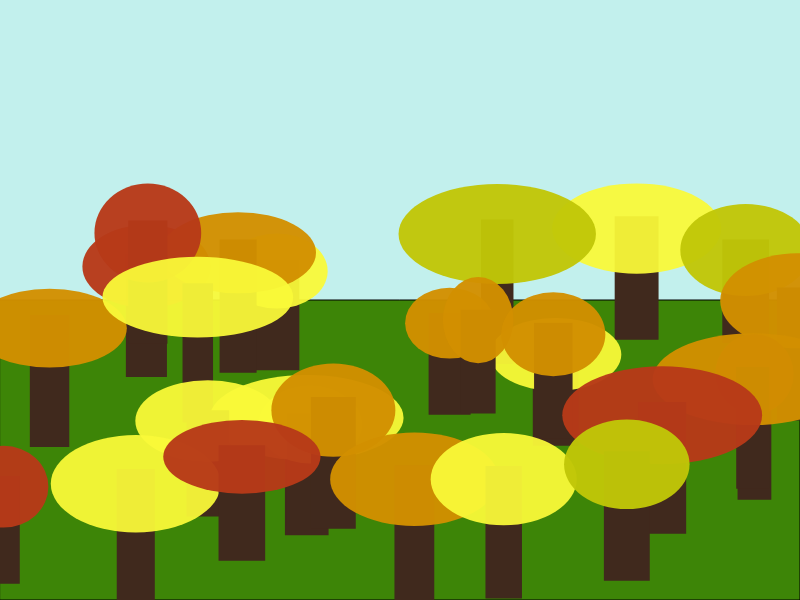
Frame 1 (no input)
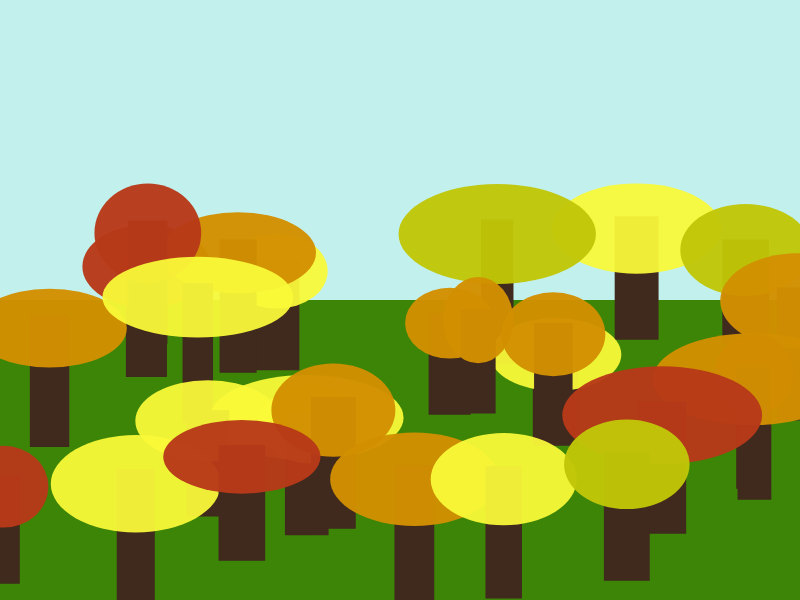
Frame 60 (no input)
Frame 120 (the mouse pressed at the canvas centre since frame 60): identical to frame 60, image omitted

The p5.js sketch that drew these frames (run headless with seeded random() and noise() and a simulated clock; from frame 60 on, the mouse is pressed at the canvas centre):

// p5.js sketch
// ── sketch.js
let treeArray = [];
let treeArray2 = [];
let treeArray3 = [];
let treeArray4 = [];

function setup() {
  createCanvas(800, 600);
  // This set of loops creates 4 groupings of trees at different base Y values
  for (x=0;x<random(5,7);x++){
    treeArray[x] = new Tree(height/2);
  }
  for (x=0;x<random(5,7);x++){
    treeArray2[x] = new Tree(height/2+75);
  }
  for (x=0;x<random(5,7);x++){
    treeArray3[x] = new Tree(height/2+150);
  }
  for (x=0;x<random(5,7);x++){
    treeArray4[x] = new Tree(height/2+225);
  }
}

function draw() {
  background('#c2f0ed');
  rectMode(CORNER)
  fill('#3d8507')
  rect(0,height/2,width,height/2)
  // This group of for loops draws each of the trees in each array.
  for (x=0;x<treeArray.length;x++){
    treeArray[x].draw();
  }
  for (x=0;x<treeArray2.length;x++){
    treeArray2[x].draw();
  }
  for (x=0;x<treeArray3.length;x++){
    treeArray3[x].draw();
  }
  for (x=0;x<treeArray4.length;x++){
    treeArray4[x].draw();
  }
}

class Tree {
  // The constructor sets up random values for each tree, including width, height,
  // x position, and details about the leaves.
  constructor(y){
    this.height = random(100,150);
    this.width = random(30,50);
    this.x = random(0,width);
    this.y = y+random(-25,25);
    this.leaves = round(random(0,3))
    this.leafw = random(70,200);
    this.leafh = random(70,100);
    this.offset = this.height/2.5;
  }
  
  draw(){
    rectMode(CENTER)
    fill('#40291d')
    noStroke();
    rect(this.x,this.y,this.width,this.height);
    
    // The switch-case statement causes the leaves to be different colors.
    switch (this.leaves){
      case 0: // Yellow Green
        fill(193,199,8,245);
        break;
      case 1: // Yellow
        fill(250,250,57,240);
        break;
      case 2: // Orange
        fill(211,144,0,245);
        break;
      case 3: // Red
        fill(184,58,24,245);
        break;
    }
    ellipse(this.x,this.y-this.offset,this.leafw,this.leafh)
  }
}
